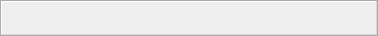
<?xml version="1.0" encoding="UTF-8"?>
<ui version="4.0">
 <class>MyToolBar</class>
 <widget class="QToolBar" name="MyToolBar">
  <property name="geometry">
   <rect>
    <x>0</x>
    <y>0</y>
    <width>378</width>
    <height>36</height>
   </rect>
  </property>
 </widget>
 <resources/>
 <connections/>
</ui>
